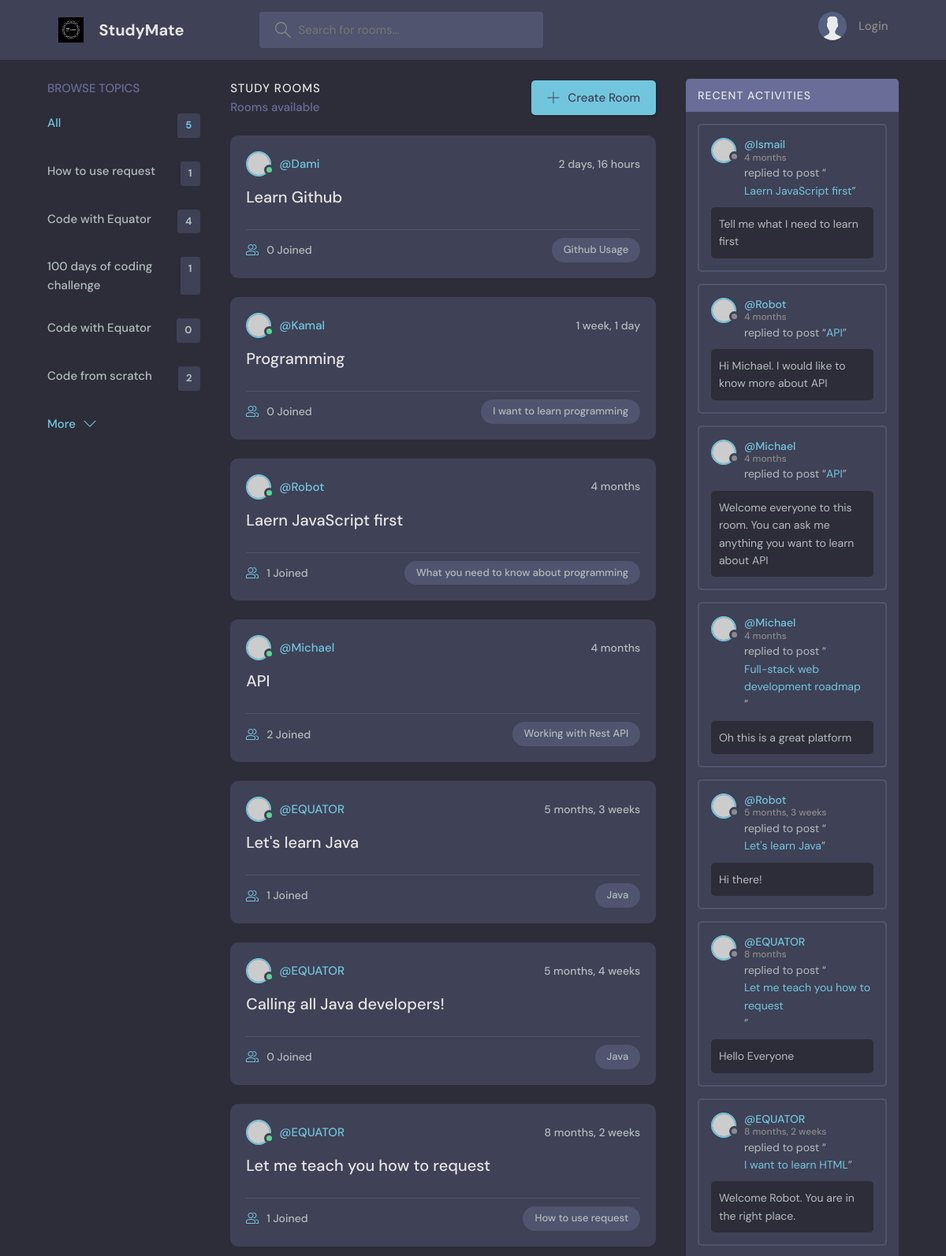
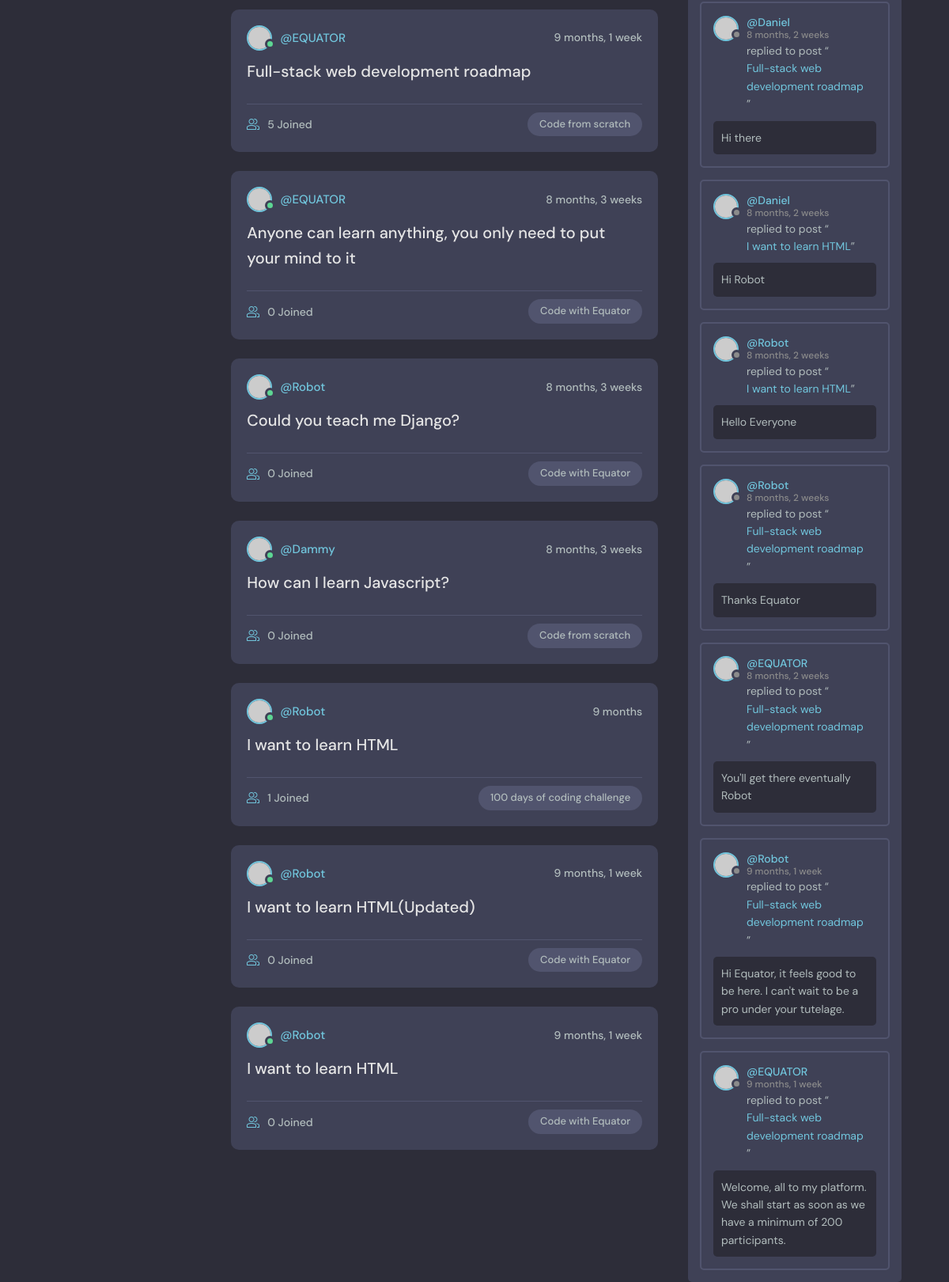
The page / on the database its author committed (2 pictures, top to bottom).
### page/models.py (models this page shows, shortened)
class Topic(models.Model):
    name = models.CharField(max_length=100)

class Room(models.Model):
    host = models.ForeignKey(User, null=True, on_delete=models.SET_NULL)
    topic = models.ForeignKey(Topic, null=True, on_delete=models.SET_NULL)
    name = models.CharField(max_length=200)
    description = models.TextField(null=True, blank=True)
    participants = models.ManyToManyField(User, related_name="participants", blank=True)
    updated = models.DateTimeField(auto_now=True)
    created = models.DateTimeField(auto_now_add=True)
    class Meta:
        ordering = ["-updated", "-created"]
    def __str__(self):
        return self.name

class Message(models.Model):
    user = models.ForeignKey(User, on_delete =models.CASCADE)
    room = models.ForeignKey(Room, on_delete=models.CASCADE)
    body = models.TextField()
    updated = models.DateTimeField(auto_now=True)
    created = models.DateTimeField(auto_now_add=True)
    class Meta:
        ordering = ["-updated", "-created"]
    def __str__(self):
        return self.body[0:50]

### page/views.py (the view)
# urls.py: path('', views.index, name="index"),
def index(request):
    q = request.GET.get('q') if request.GET.get('q') != None else ""
    rooms = Room.objects.filter(
         Q(topic__name__icontains=q) |
         Q(name__icontains=q) |
         Q(description__icontains=q)
                                )
    topics = Topic.objects.all()[0:5]
    rooms_count = rooms.count()
    room_messages = Message.objects.filter(Q(room__topic__name__icontains=q))
    context = {"rooms": rooms, "topics": topics, "rooms_count":rooms_count, "room_messages": room_messages}
    return render(request, 'page/index.html', context)

### page/templates/page/index.html (shortened to what this page needs)
{% extends 'main.html' %} {% block content %}
<main class="layout layout--3">
  <div class="container">
    {% include 'page/topics_component.html' %}
    <div class="roomList">
      <div class="roomList__header">
        <div>
          <h2>Study Rooms</h2>
          <p>{{room_count}} Rooms available</p>
        </div>
        <a class="btn btn--main" href="{% url 'create_room' %}">
          <svg
            version="1.1"
            xmlns="http://www.w3.org/2000/svg"
            width="32"
            height="32"
            viewBox="0 0 32 32"
          >
            <title>add</title>
            <path
              d="M16.943 0.943h-1.885v14.115h-14.115v1.885h14.115v14.115h1.885v-14.115h14.115v-1.885h-14.115v-14.115z"
            ></path>
          </svg>
          Create Room
        </a>
      </div>
      {% include 'page/feed_component.html' %}
    </div>
    {% include 'page/activity_component.html' %}
  </div>
</main>
{% endblock %}

### page/templates/page/topics_component.html
<div class="topics">
  <div class="topics__header">
    <h2>Browse Topics</h2>
  </div>
  <ul class="topics__list">
    <li>
      <a href="{% url 'index' %}" class="active">
        All <span>{{topics.count}}</span>
      </a>
    </li>
    {% for topic in topics %}
    <li>
      <a href="{% url 'index' %}?q={{topic.name}}">
        {{topic.name}} <span>{{topic.room_set.all.count}}</span>
      </a>
    </li>
    {% endfor %}
  </ul>
  <a class="btn btn--link" href="{% url 'topics' %}">
    More
    <svg
      version="1.1"
      xmlns="http://www.w3.org/2000/svg"
      width="32"
      height="32"
      viewBox="0 0 32 32"
    >
      <title>chevron-down</title>
      <path d="M16 21l-13-13h-3l16 16 16-16h-3l-13 13z"></path>
    </svg>
  </a>
</div>

### page/templates/page/feed_component.html (shortened to what this page needs)
{% for room in rooms %}
<div class="roomListRoom">
  <div class="roomListRoom__header">
    <a
      href="{% url 'user-profile' room.host.id %}"
      class="roomListRoom__author"
    >
      <div class="avatar avatar--small active">
        <img src="https://randomuser.me/api/portraits/men/11.jpg" />
      </div>
      <span>@{{room.host.username}}</span>
    </a>
    <div class="roomListRoom__actions">
      <span>{{room.created|timesince}}</span>
    </div>
  </div>
  <div class="roomListRoom__content">
    <a href="{% url 'room' room.id %}">{{room.name}}</a>
  </div>
  <div class="roomListRoom__meta">
    <a href="{% url 'room' room.id %}" class="roomListRoom__joined">
      {{ room.participants.all.count }} Joined
    </a>
    <p class="roomListRoom__topic">{{room.topic.name}}</p>
  </div>
</div>
{% endfor %}

### page/templates/page/activity_component.html (shortened to what this page needs)
<div class="activities">
  <div class="activities__header">
    <h2>Recent Activities</h2>
  </div>
  {% for message in room_messages %}
  <div class="activities__box">
    <div class="activities__boxHeader roomListRoom__header">
      <a
        href="{% url 'user-profile' message.user.id %}"
        class="roomListRoom__author"
      >
        <div class="avatar avatar--small">
          <img src="https://randomuser.me/api/portraits/women/11.jpg" />
        </div>
        <p>
          @{{ message.user }}
          <span>{{ message.created|timesince }}</span>
        </p>
      </a>
    </div>
    <div class="activities__boxContent">
      <p>
        replied to post “<a href="{% url 'room' message.room.id %}"
          >{{message.room}}</a
        >”
      </p>
      <div class="activities__boxRoomContent">{{message.body}}</div>
    </div>
  </div>
  {% endfor %}
</div>

### rows shown on the page
Topic: name "How to use request", room_set.all.count "1"
Topic: name "Code with Equator", room_set.all.count "4"
Topic: name "100 days of coding challenge", room_set.all.count "1"
Topic: name "Code with Equator", room_set.all.count "0"
Topic: name "Code from scratch", room_set.all.count "2"
Room: host.username "Dami", created "2 days, 16 hours", name "Learn Github", participants.all.count "0", topic.name "Github Usage"
Room: host.username "Kamal", created "1 week, 1 day", name "Programming", participants.all.count "0", topic.name "I want to learn programming"
Room: host.username "Robot", created "4 months", name "Laern JavaScript first", participants.all.count "1", topic.name "What you need to know about programming"
Room: host.username "Michael", created "4 months", name "API", participants.all.count "2", topic.name "Working with Rest API"
Room: host.username "EQUATOR", created "5 months, 3 weeks", name "Let's learn Java", participants.all.count "1", topic.name "Java"
Room: host.username "EQUATOR", created "5 months, 4 weeks", name "Calling all Java developers!", participants.all.count "0", topic.name "Java"
Room: host.username "EQUATOR", created "8 months, 2 weeks", name "Let me teach you how to request", participants.all.count "1", topic.name "How to use request"
Room: host.username "EQUATOR", created "9 months, 1 week", name "Full-stack web development roadmap", participants.all.count "5", topic.name "Code from scratch"
Room: host.username "EQUATOR", created "8 months, 3 weeks", name "Anyone can learn anything, you only need to put your mind to it", participants.all.count "0", topic.name "Code with Equator"
Room: host.username "Robot", created "8 months, 3 weeks", name "Could you teach me Django?", participants.all.count "0", topic.name "Code with Equator"
Room: host.username "Dammy", created "8 months, 3 weeks", name "How can I learn Javascript?", participants.all.count "0", topic.name "Code from scratch"
Room: host.username "Robot", created "9 months", name "I want to learn HTML", participants.all.count "1", topic.name "100 days of coding challenge"
Room: host.username "Robot", created "9 months, 1 week", name "I want to learn HTML(Updated)", participants.all.count "0", topic.name "Code with Equator"
Room: host.username "Robot", created "9 months, 1 week", name "I want to learn HTML", participants.all.count "0", topic.name "Code with Equator"
Message: user "Ismail", created "4 months", room "Laern JavaScript first", body "Tell me what I need to learn first"
Message: user "Robot", created "4 months", room "API", body "Hi Michael. I would like to know more about API"
Message: user "Michael", created "4 months", room "API", body "Welcome everyone to this room. You can ask me anything you want to learn about API"
Message: user "Michael", created "4 months", room "Full-stack web development roadmap", body "Oh this is a great platform"
Message: user "Robot", created "5 months, 3 weeks", room "Let's learn Java", body "Hi there!"
Message: user "EQUATOR", created "8 months", room "Let me teach you how to request", body "Hello Everyone"
Message: user "EQUATOR", created "8 months, 2 weeks", room "I want to learn HTML", body "Welcome Robot. You are in the right place."
Message: user "Daniel", created "8 months, 2 weeks", room "Full-stack web development roadmap", body "Hi there"
Message: user "Daniel", created "8 months, 2 weeks", room "I want to learn HTML", body "Hi Robot"
Message: user "Robot", created "8 months, 2 weeks", room "I want to learn HTML", body "Hello Everyone"
Message: user "Robot", created "8 months, 2 weeks", room "Full-stack web development roadmap", body "Thanks Equator"
Message: user "EQUATOR", created "8 months, 2 weeks", room "Full-stack web development roadmap", body "You'll get there eventually Robot"
Message: user "Robot", created "9 months, 1 week", room "Full-stack web development roadmap", body "Hi Equator, it feels good to be here. I can't wait to be a pro under your tutelage."
Message: user "EQUATOR", created "9 months, 1 week", room "Full-stack web development roadmap", body "Welcome, all to my platform. We shall start as soon as we have a minimum of 200 participants."

### other values the page prints
{{ topics.count }} "5"
